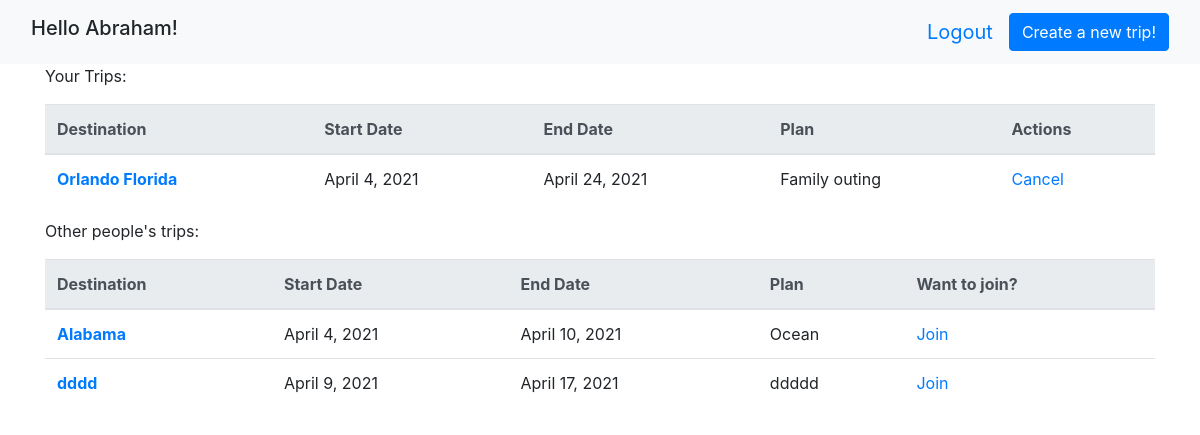
Screenshot of /dashboard (signed in) with the database file from the repository.
### Trip_app/models.py (models this page shows)
class User(models.Model):
    first_name = models.CharField(max_length=255)
    last_name =models.CharField(max_length=255)
    email =models.CharField(max_length=255)
    password =models.CharField(max_length=255)
    created_at =models.DateField(auto_now_add=True)
    updated_at =models.DateField(auto_now=True)
    objects =UserManager()

class Trip(models.Model):
    destination = models.CharField(max_length=255)
    start_date = models.DateField(auto_now=False)
    end_date = models.DateField(auto_now=False)
    plan = models.TextField()
    planner = models.ForeignKey(User, related_name='my_trips', on_delete=models.CASCADE)
    guest = models.ManyToManyField(User, related_name='trips')
    created_at = models.DateField(auto_now_add=True)
    updated_at = models.DateField(auto_now=True)
    objects =TripManager()

### Trip_app/views.py (the view)
# urls.py: url(r'^dashboard$', views.dashboard),
def dashboard(request):
    if 'id' in request.session:
        user_trips=Trip.objects.filter(planner=User.objects.get(id=request.session['id']))
        other_trips=Trip.objects.exclude(planner=User.objects.get(id=request.session['id'])).exclude(guest=User.objects.get(id=request.session['id']))
        guest_trips=Trip.objects.filter(guest=User.objects.get(id=request.session['id']))
        context={
            "user_trips": user_trips,
            'other_trips': other_trips,
            'guest_trips': guest_trips,
        }
        return render(request, 'dashboard.html', context)
    else:
        messages.error(request, 'Please Log In.', extra_tags='fail')
        return redirect('/')

### Trip_app/templates/dashboard.html (shortened to what this page needs)
<!DOCTYPE html>
<html lang="en">
<head>
    <link rel="stylesheet" href="https://maxcdn.bootstrapcdn.com/bootstrap/4.5.2/css/bootstrap.min.css">
    {% load static %}
</head>
<body>
    <nav class="navbar navbar-expand-sm bg-light justify-content-center">
        <div class='container-fluid'>
            <h1 class="navbar-brand">Hello {{request.session.username}}!</h1>
            <a class="navbar-brand ml-auto navbar-link" href="/destroy">Logout</a>
            <a href="/trips/new" class="btn btn-primary">Create a new trip!</a>
        </div>
    </nav>
    <div class="container">
        <p>Your Trips:</p>
        <table class="table">
            <thead class="thead-light">
                <tr>
                    <th scope="col">Destination</th>
                    <th scope="col">Start Date</th>
                    <th scope="col">End Date</th>
                    <th scope="col">Plan</th>
                    <th scope="col">Actions</th>
                </tr>
            </thead>
            <tbody>
                {% for trip in guest_trips %}
                <tr>
                    <th scope="row"><a href="/trips/{{trip.id}}">{{trip.destination}}</a></th>
                    <td>{{trip.start_date}}</td>
                    <td>{{trip.end_date}}</td>
                    <td>{{trip.plan}}</td>
                    <td><a href="/trips/{{trip.id}}/cancel">Cancel</a>
                    </td>
                </tr>
                {% endfor %}
            </tbody>
        </table>
        <table class="table">
            <p>Other people's trips:</p>
            <thead class="thead-light">
                <tr>
                    <th scope="col">Destination</th>
                    <th scope="col">Start Date</th>
                    <th scope="col">End Date</th>
                    <th scope="col">Plan</th>
                    <th scope="col">Want to join?</th>
                </tr>
            </thead>
            <tbody>
                {% for trip in other_trips %}
                <tr>
                    <th scope="row"><a href="/trips/{{trip.id}}">{{trip.destination}}</a></th>
                    <td>{{trip.start_date}}</td>
                    <td>{{trip.end_date}}</td>
                    <td>{{trip.plan}}</td>
                    <td><a href="/trips/{{trip.id}}/join">Join</a></td>
                </tr>
                {% endfor %}
            </tbody>
        </table>
    </div>
</body>
</html>

### rows the page displays
User: session.username "Abraham"
Trip: destination "Orlando Florida", start_date "April 4, 2021", end_date "April 24, 2021", plan "Family outing"
Trip: destination "Alabama", start_date "April 4, 2021", end_date "April 10, 2021", plan "Ocean"
Trip: destination "dddd", start_date "April 9, 2021", end_date "April 17, 2021", plan "ddddd"
